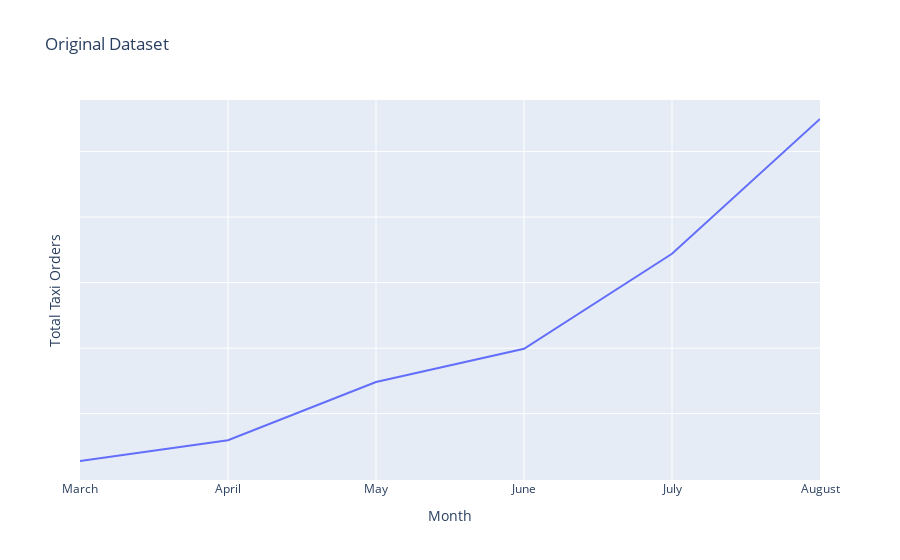
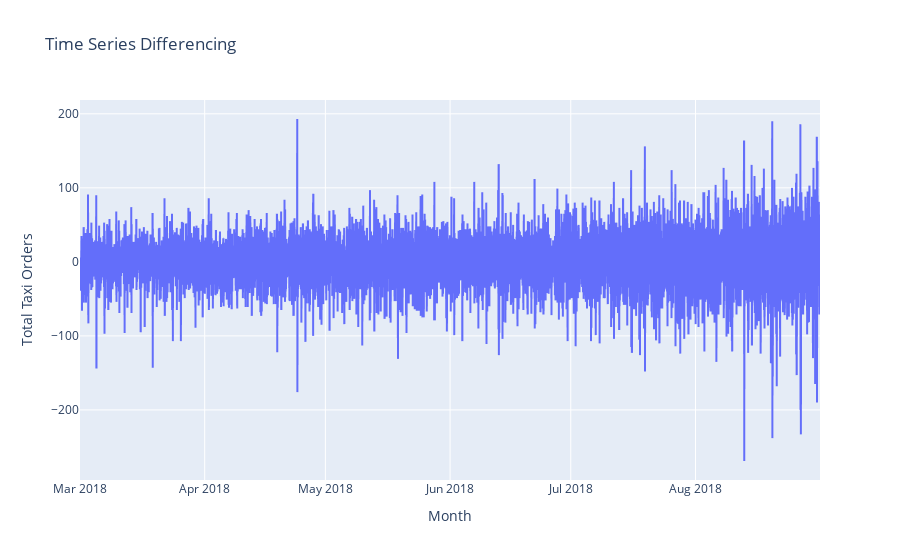

The code cell stored with these charts, in order, in its notebook:
### Markdown cell above
`time series differencing`

### Code cell
ts_difference = data - data.shift()

fig = px.line(grouped_data_sum, 
              title="Original Dataset",
              labels={
                     "datetime": "Month (#)",
                     "value": "Taxi Orders"
                 },#text_auto=True
                 )
fig.update_layout(showlegend=False, autosize=False)
fig.update_layout(yaxis= dict(title='Total Taxi Orders', showticklabels=False),
                  xaxis=dict(title='Month',
                  # gridcolor='grey',
                  #tickmode= 'array',
                  #tickmode= 'linear',
                  #tick0= 3,
                  #dtick=2,
                  tickvals= [3, 4, 5, 6, 7, 8],
                  ticktext = ["March", "April", "May", "June", "July", "August"]))

fig.show()

fig = px.line(ts_difference, 
              title="Time Series Differencing",
              labels={
                     "datetime": "Month",
                     "value": "Taxi Orders"
                 })

fig.update_layout(showlegend=False, autosize=False, yaxis= dict(title='Total Taxi Orders'))

fig.show()

### Figure 1 — Plotly figure (JSON) as saved in the notebook; plotly's stock layout.template omitted (floating-point values rounded to 4 significant figures)
{"data": [{"hovertemplate": "variable=num_orders<br>Month (#)=%{x}<br>Taxi Orders=%{y}<extra></extra>", "legendgroup": "num_orders", "line": {"color": "#636efa", "dash": "solid"}, "marker": {"symbol": "circle"}, "mode": "lines", "name": "num_orders", "orientation": "v", "showlegend": true, "type": "scatter", "x": [3, 4, 5, 6, 7, 8], "xaxis": "x", "y": [42768, 45939, 54820, 59906, 74405, 94973], "yaxis": "y"}], "layout": {"autosize": false, "legend": {"title": {"text": "variable"}, "tracegroupgap": 0}, "showlegend": false, "title": {"text": "Original Dataset"}, "xaxis": {"anchor": "y", "domain": [0, 1], "ticktext": ["March", "April", "May", "June", "July", "August"], "tickvals": [3, 4, 5, 6, 7, 8], "title": {"text": "Month"}}, "yaxis": {"anchor": "x", "domain": [0, 1], "showticklabels": false, "title": {"text": "Total Taxi Orders"}}}}

### Figure 2 — Plotly figure (JSON) as saved in the notebook; plotly's stock layout.template omitted (floating-point values rounded to 4 significant figures; data arrays with more than 128 entries replaced by an {"elided": "..."} marker saying what was removed)
{"data": [{"hovertemplate": "variable=num_orders<br>Month=%{x}<br>Taxi Orders=%{y}<extra></extra>", "legendgroup": "num_orders", "line": {"color": "#636efa", "dash": "solid"}, "marker": {"symbol": "circle"}, "mode": "lines", "name": "num_orders", "showlegend": true, "type": "scattergl", "x": {"elided": "4416 str values"}, "xaxis": "x", "y": {"elided": "4416 int values"}, "yaxis": "y"}], "layout": {"autosize": false, "legend": {"title": {"text": "variable"}, "tracegroupgap": 0}, "showlegend": false, "title": {"text": "Time Series Differencing"}, "xaxis": {"anchor": "y", "domain": [0, 1], "title": {"text": "Month"}}, "yaxis": {"anchor": "x", "domain": [0, 1], "title": {"text": "Total Taxi Orders"}}}}
